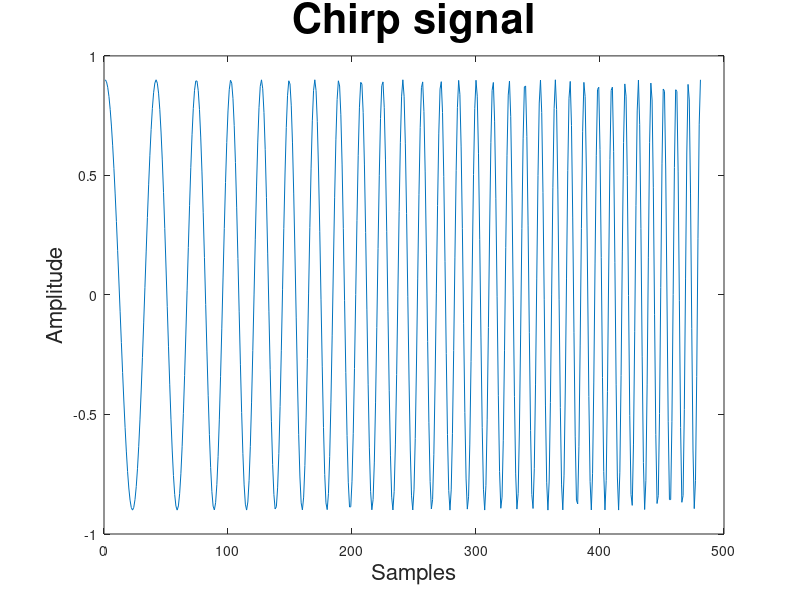

Write MATLAB code to recreate this figure.
clc; clear;

%% Task 1
fs = 48000;
t1 = 0.01;
t0 = 0:1/fs:t1;
f0 = 1000;
f1 = 5000;
y = 0.9*chirp(t0,f0,t1,f1);
plot(y);
title("Chirp signal", 'FontSize', 30)
xlabel("Samples", 'FontSize', 16)
ylabel("Amplitude", 'FontSize', 16)

soundsc(y)